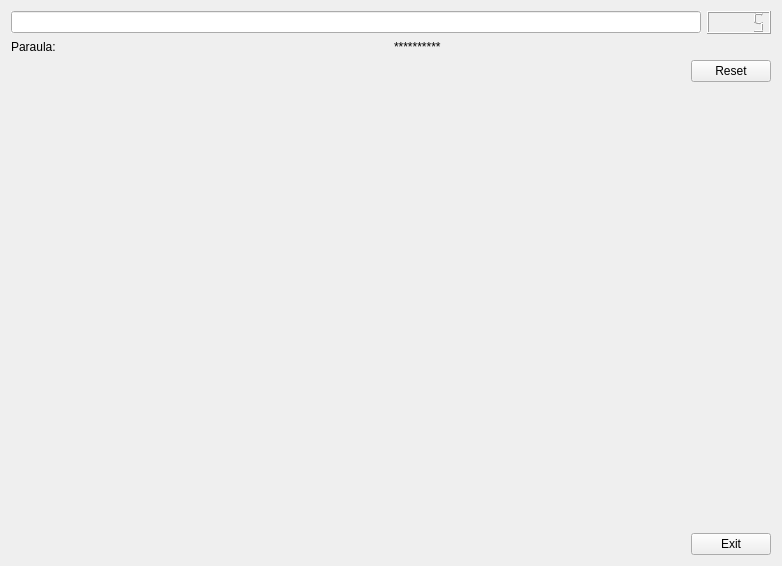
<?xml version="1.0" encoding="UTF-8"?>
<ui version="4.0">
 <class>MyForm</class>
 <widget class="QWidget" name="MyForm">
  <property name="geometry">
   <rect>
    <x>0</x>
    <y>0</y>
    <width>782</width>
    <height>566</height>
   </rect>
  </property>
  <property name="windowTitle">
   <string>MyForm</string>
  </property>
  <layout class="QVBoxLayout" name="verticalLayout_3">
   <item>
    <layout class="QVBoxLayout" name="verticalLayout_2">
     <item>
      <layout class="QHBoxLayout" name="horizontalLayout">
       <item>
        <widget class="myLineEdit" name="lineEdit">
         <property name="autoFillBackground">
          <bool>true</bool>
         </property>
        </widget>
       </item>
       <item>
        <widget class="QLCDNumber" name="lcdNumber">
         <property name="intValue" stdset="0">
          <number>5</number>
         </property>
        </widget>
       </item>
      </layout>
     </item>
     <item>
      <layout class="QHBoxLayout" name="horizontalLayout_4">
       <item>
        <widget class="QLabel" name="label">
         <property name="text">
          <string>Paraula:</string>
         </property>
        </widget>
       </item>
       <item>
        <widget class="QLabel" name="label_2">
         <property name="text">
          <string>**********</string>
         </property>
        </widget>
       </item>
      </layout>
     </item>
    </layout>
   </item>
   <item>
    <layout class="QHBoxLayout" name="horizontalLayout_3">
     <item>
      <spacer name="horizontalSpacer_2">
       <property name="orientation">
        <enum>Qt::Horizontal</enum>
       </property>
       <property name="sizeHint" stdset="0">
        <size>
         <width>40</width>
         <height>20</height>
        </size>
       </property>
      </spacer>
     </item>
     <item>
      <widget class="QPushButton" name="pushButton_2">
       <property name="text">
        <string>Reset</string>
       </property>
      </widget>
     </item>
    </layout>
   </item>
   <item>
    <layout class="QVBoxLayout" name="verticalLayout">
     <item>
      <spacer name="verticalSpacer">
       <property name="orientation">
        <enum>Qt::Vertical</enum>
       </property>
       <property name="sizeHint" stdset="0">
        <size>
         <width>20</width>
         <height>40</height>
        </size>
       </property>
      </spacer>
     </item>
     <item>
      <layout class="QHBoxLayout" name="horizontalLayout_2">
       <item>
        <spacer name="horizontalSpacer">
         <property name="orientation">
          <enum>Qt::Horizontal</enum>
         </property>
         <property name="sizeHint" stdset="0">
          <size>
           <width>40</width>
           <height>20</height>
          </size>
         </property>
        </spacer>
       </item>
       <item>
        <widget class="QPushButton" name="pushButton">
         <property name="text">
          <string>Exit</string>
         </property>
        </widget>
       </item>
      </layout>
     </item>
    </layout>
   </item>
  </layout>
 </widget>
 <customwidgets>
  <customwidget>
   <class>myLineEdit</class>
   <extends>QLineEdit</extends>
   <header>myLineEdit.h</header>
   <slots>
    <signal>setN_errors(int)</signal>
    <signal>setParaula_mostrada(QString)</signal>
    <slot>tracta_change_text(QString)</slot>
    <slot>tracta_return()</slot>
    <slot>Reiniciar()</slot>
   </slots>
  </customwidget>
 </customwidgets>
 <resources/>
 <connections>
  <connection>
   <sender>pushButton</sender>
   <signal>clicked()</signal>
   <receiver>MyForm</receiver>
   <slot>close()</slot>
   <hints>
    <hint type="sourcelabel">
     <x>720</x>
     <y>545</y>
    </hint>
    <hint type="destinationlabel">
     <x>6</x>
     <y>441</y>
    </hint>
   </hints>
  </connection>
  <connection>
   <sender>lineEdit</sender>
   <signal>textChanged(QString)</signal>
   <receiver>lineEdit</receiver>
   <slot>tracta_change_text(QString)</slot>
   <hints>
    <hint type="sourcelabel">
     <x>286</x>
     <y>28</y>
    </hint>
    <hint type="destinationlabel">
     <x>372</x>
     <y>31</y>
    </hint>
   </hints>
  </connection>
  <connection>
   <sender>lineEdit</sender>
   <signal>returnPressed()</signal>
   <receiver>lineEdit</receiver>
   <slot>tracta_return()</slot>
   <hints>
    <hint type="sourcelabel">
     <x>192</x>
     <y>26</y>
    </hint>
    <hint type="destinationlabel">
     <x>235</x>
     <y>29</y>
    </hint>
   </hints>
  </connection>
  <connection>
   <sender>lineEdit</sender>
   <signal>setN_errors(int)</signal>
   <receiver>lcdNumber</receiver>
   <slot>display(int)</slot>
   <hints>
    <hint type="sourcelabel">
     <x>555</x>
     <y>25</y>
    </hint>
    <hint type="destinationlabel">
     <x>720</x>
     <y>24</y>
    </hint>
   </hints>
  </connection>
  <connection>
   <sender>lineEdit</sender>
   <signal>setParaula_mostrada(QString)</signal>
   <receiver>label_2</receiver>
   <slot>setText(QString)</slot>
   <hints>
    <hint type="sourcelabel">
     <x>441</x>
     <y>26</y>
    </hint>
    <hint type="destinationlabel">
     <x>441</x>
     <y>50</y>
    </hint>
   </hints>
  </connection>
  <connection>
   <sender>pushButton_2</sender>
   <signal>clicked()</signal>
   <receiver>lineEdit</receiver>
   <slot>Reiniciar()</slot>
   <hints>
    <hint type="sourcelabel">
     <x>726</x>
     <y>85</y>
    </hint>
    <hint type="destinationlabel">
     <x>504</x>
     <y>27</y>
    </hint>
   </hints>
  </connection>
 </connections>
</ui>
